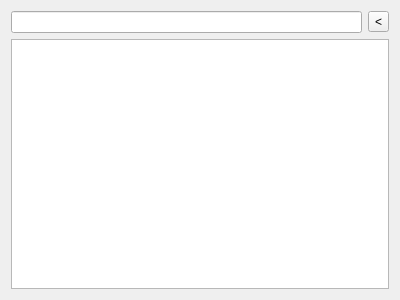
<?xml version="1.0" encoding="UTF-8"?>
<ui version="4.0">
 <class>SessionTab</class>
 <widget class="QWidget" name="SessionTab">
  <property name="geometry">
   <rect>
    <x>0</x>
    <y>0</y>
    <width>400</width>
    <height>300</height>
   </rect>
  </property>
  <property name="windowTitle">
   <string>Form</string>
  </property>
  <layout class="QVBoxLayout" name="verticalLayout">
   <item>
    <layout class="QHBoxLayout" name="horizontalLayout">
     <item>
      <widget class="QLineEdit" name="lineEdit"/>
     </item>
     <item>
      <widget class="QToolButton" name="preBtn">
       <property name="text">
        <string>&lt;</string>
       </property>
      </widget>
     </item>
    </layout>
   </item>
   <item>
    <widget class="QTableView" name="tableView">
     <property name="selectionBehavior">
      <enum>QAbstractItemView::SelectRows</enum>
     </property>
     <property name="gridStyle">
      <enum>Qt::NoPen</enum>
     </property>
     <attribute name="horizontalHeaderStretchLastSection">
      <bool>true</bool>
     </attribute>
     <attribute name="verticalHeaderVisible">
      <bool>false</bool>
     </attribute>
    </widget>
   </item>
  </layout>
 </widget>
 <resources/>
 <connections/>
</ui>
